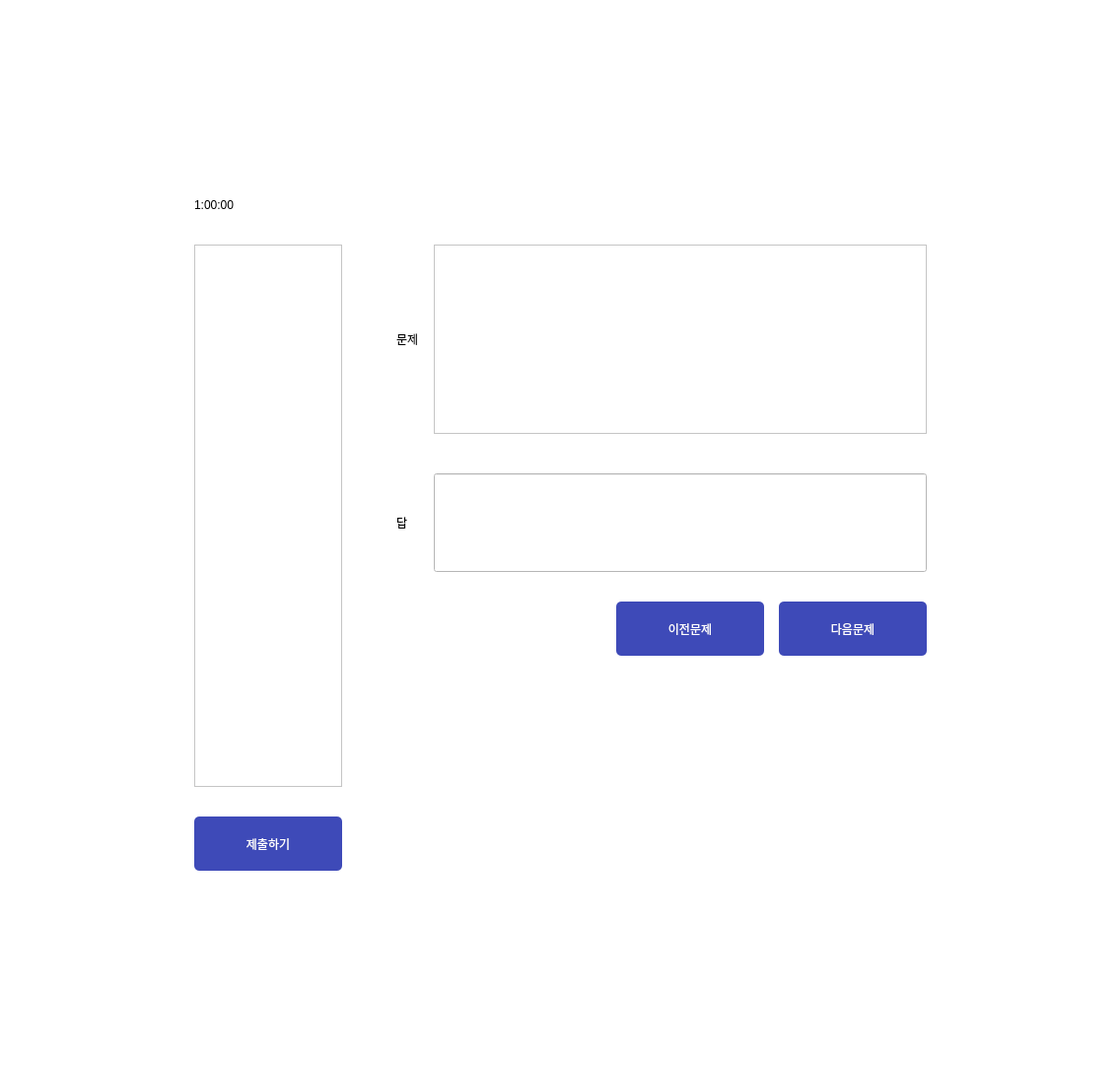
<?xml version="1.0" encoding="UTF-8"?>
<ui version="4.0">
 <class>Dialog</class>
 <widget class="QDialog" name="Dialog">
  <property name="geometry">
   <rect>
    <x>0</x>
    <y>0</y>
    <width>1136</width>
    <height>1080</height>
   </rect>
  </property>
  <property name="sizePolicy">
   <sizepolicy hsizetype="MinimumExpanding" vsizetype="MinimumExpanding">
    <horstretch>0</horstretch>
    <verstretch>0</verstretch>
   </sizepolicy>
  </property>
  <property name="focusPolicy">
   <enum>Qt::NoFocus</enum>
  </property>
  <property name="windowTitle">
   <string>Anti-Cheating_Test</string>
  </property>
  <property name="windowIcon">
   <iconset>
    <normaloff>image/logo.png</normaloff>image/logo.png</iconset>
  </property>
  <property name="styleSheet">
   <string notr="true">
background-color: rgb(255, 255, 255);</string>
  </property>
  <layout class="QGridLayout" name="gridLayout_5">
   <item row="0" column="1">
    <spacer name="verticalSpacer_3">
     <property name="orientation">
      <enum>Qt::Vertical</enum>
     </property>
     <property name="sizeHint" stdset="0">
      <size>
       <width>20</width>
       <height>84</height>
      </size>
     </property>
    </spacer>
   </item>
   <item row="1" column="0">
    <spacer name="horizontalSpacer_2">
     <property name="orientation">
      <enum>Qt::Horizontal</enum>
     </property>
     <property name="sizeHint" stdset="0">
      <size>
       <width>71</width>
       <height>20</height>
      </size>
     </property>
    </spacer>
   </item>
   <item row="1" column="1" colspan="2">
    <layout class="QGridLayout" name="gridLayout_4">
     <property name="verticalSpacing">
      <number>30</number>
     </property>
     <item row="0" column="0">
      <widget class="QLabel" name="label_3">
       <property name="styleSheet">
        <string notr="true">font: 57 15pt &quot;에스코어 드림 5 Medium&quot;;</string>
       </property>
       <property name="text">
        <string>1:00:00</string>
       </property>
      </widget>
     </item>
     <item row="0" column="1">
      <spacer name="horizontalSpacer_4">
       <property name="orientation">
        <enum>Qt::Horizontal</enum>
       </property>
       <property name="sizeHint" stdset="0">
        <size>
         <width>606</width>
         <height>20</height>
        </size>
       </property>
      </spacer>
     </item>
     <item row="1" column="0" colspan="2">
      <layout class="QGridLayout" name="gridLayout_3">
       <property name="horizontalSpacing">
        <number>55</number>
       </property>
       <item row="0" column="0" rowspan="2">
        <widget class="QScrollArea" name="preview">
         <property name="sizePolicy">
          <sizepolicy hsizetype="Fixed" vsizetype="Fixed">
           <horstretch>0</horstretch>
           <verstretch>0</verstretch>
          </sizepolicy>
         </property>
         <property name="minimumSize">
          <size>
           <width>150</width>
           <height>550</height>
          </size>
         </property>
         <property name="widgetResizable">
          <bool>true</bool>
         </property>
         <widget class="QWidget" name="scrollAreaWidgetContents">
          <property name="geometry">
           <rect>
            <x>0</x>
            <y>0</y>
            <width>148</width>
            <height>548</height>
           </rect>
          </property>
          <widget class="QListWidget" name="listWidget">
           <property name="geometry">
            <rect>
             <x>0</x>
             <y>0</y>
             <width>150</width>
             <height>551</height>
            </rect>
           </property>
           <property name="sizePolicy">
            <sizepolicy hsizetype="Fixed" vsizetype="Fixed">
             <horstretch>0</horstretch>
             <verstretch>0</verstretch>
            </sizepolicy>
           </property>
           <property name="minimumSize">
            <size>
             <width>150</width>
             <height>550</height>
            </size>
           </property>
           <property name="styleSheet">
            <string notr="true">border:0px;
font: 12 12pt &quot;에스코어 드림 4 Regular&quot;;</string>
           </property>
          </widget>
         </widget>
        </widget>
       </item>
       <item row="0" column="1">
        <layout class="QGridLayout" name="gridLayout_2">
         <property name="horizontalSpacing">
          <number>15</number>
         </property>
         <property name="verticalSpacing">
          <number>30</number>
         </property>
         <item row="0" column="0" colspan="3">
          <layout class="QGridLayout" name="gridLayout">
           <property name="horizontalSpacing">
            <number>15</number>
           </property>
           <property name="verticalSpacing">
            <number>40</number>
           </property>
           <item row="0" column="0">
            <widget class="QLabel" name="label">
             <property name="sizePolicy">
              <sizepolicy hsizetype="Fixed" vsizetype="Fixed">
               <horstretch>0</horstretch>
               <verstretch>0</verstretch>
              </sizepolicy>
             </property>
             <property name="styleSheet">
              <string notr="true">font: 57 20pt &quot;에스코어 드림 5 Medium&quot;;</string>
             </property>
             <property name="text">
              <string>문제</string>
             </property>
            </widget>
           </item>
           <item row="0" column="1">
            <widget class="QTextBrowser" name="questionBrowser">
             <property name="sizePolicy">
              <sizepolicy hsizetype="MinimumExpanding" vsizetype="MinimumExpanding">
               <horstretch>0</horstretch>
               <verstretch>0</verstretch>
              </sizepolicy>
             </property>
             <property name="minimumSize">
              <size>
               <width>500</width>
               <height>150</height>
              </size>
             </property>
             <property name="maximumSize">
              <size>
               <width>500</width>
               <height>400</height>
              </size>
             </property>
             <property name="styleSheet">
              <string notr="true">background-color: rgb(255, 255, 255);
font: 12 12pt &quot;에스코어 드림 4 Regular&quot;;</string>
             </property>
            </widget>
           </item>
           <item row="1" column="0">
            <widget class="QLabel" name="label_2">
             <property name="sizePolicy">
              <sizepolicy hsizetype="Fixed" vsizetype="Fixed">
               <horstretch>0</horstretch>
               <verstretch>0</verstretch>
              </sizepolicy>
             </property>
             <property name="styleSheet">
              <string notr="true">font: 57 20pt &quot;에스코어 드림 5 Medium&quot;;</string>
             </property>
             <property name="text">
              <string>답</string>
             </property>
            </widget>
           </item>
           <item row="1" column="1">
            <widget class="QLineEdit" name="answer_Edit">
             <property name="sizePolicy">
              <sizepolicy hsizetype="Fixed" vsizetype="Fixed">
               <horstretch>0</horstretch>
               <verstretch>0</verstretch>
              </sizepolicy>
             </property>
             <property name="minimumSize">
              <size>
               <width>500</width>
               <height>100</height>
              </size>
             </property>
             <property name="styleSheet">
              <string notr="true">background-color: rgb(255, 255, 255);
font: 12 12pt &quot;에스코어 드림 4 Regular&quot;;</string>
             </property>
            </widget>
           </item>
          </layout>
         </item>
         <item row="1" column="0">
          <spacer name="horizontalSpacer">
           <property name="orientation">
            <enum>Qt::Horizontal</enum>
           </property>
           <property name="sizeHint" stdset="0">
            <size>
             <width>168</width>
             <height>20</height>
            </size>
           </property>
          </spacer>
         </item>
         <item row="1" column="1">
          <widget class="QPushButton" name="pre_btn">
           <property name="sizePolicy">
            <sizepolicy hsizetype="Fixed" vsizetype="Fixed">
             <horstretch>0</horstretch>
             <verstretch>0</verstretch>
            </sizepolicy>
           </property>
           <property name="minimumSize">
            <size>
             <width>150</width>
             <height>55</height>
            </size>
           </property>
           <property name="styleSheet">
            <string notr="true">background-color: rgb(62, 74, 184);
border-radius: 5px;

font: 57 15pt &quot;에스코어 드림 5 Medium&quot;;
color: rgb(255, 255, 255);</string>
           </property>
           <property name="text">
            <string>이전문제</string>
           </property>
          </widget>
         </item>
         <item row="1" column="2">
          <widget class="QPushButton" name="next_btn">
           <property name="sizePolicy">
            <sizepolicy hsizetype="Fixed" vsizetype="Fixed">
             <horstretch>0</horstretch>
             <verstretch>0</verstretch>
            </sizepolicy>
           </property>
           <property name="minimumSize">
            <size>
             <width>150</width>
             <height>55</height>
            </size>
           </property>
           <property name="styleSheet">
            <string notr="true">background-color: rgb(62, 74, 184);
border-radius: 5px;
font: 57 15pt &quot;에스코어 드림 5 Medium&quot;;
color: rgb(255, 255, 255);</string>
           </property>
           <property name="text">
            <string>다음문제</string>
           </property>
          </widget>
         </item>
        </layout>
       </item>
       <item row="1" column="1">
        <spacer name="verticalSpacer">
         <property name="orientation">
          <enum>Qt::Vertical</enum>
         </property>
         <property name="sizeHint" stdset="0">
          <size>
           <width>20</width>
           <height>40</height>
          </size>
         </property>
        </spacer>
       </item>
      </layout>
     </item>
     <item row="2" column="0" colspan="2">
      <widget class="QPushButton" name="submit_btn">
       <property name="sizePolicy">
        <sizepolicy hsizetype="Fixed" vsizetype="Fixed">
         <horstretch>0</horstretch>
         <verstretch>0</verstretch>
        </sizepolicy>
       </property>
       <property name="minimumSize">
        <size>
         <width>150</width>
         <height>55</height>
        </size>
       </property>
       <property name="styleSheet">
        <string notr="true">background-color: rgb(62, 74, 184);
border-radius: 5px;
font: 63 15pt &quot;에스코어 드림 6 Bold&quot;;
color: rgb(255, 255, 255);
</string>
       </property>
       <property name="text">
        <string>제출하기</string>
       </property>
      </widget>
     </item>
    </layout>
   </item>
   <item row="1" column="3">
    <spacer name="horizontalSpacer_3">
     <property name="orientation">
      <enum>Qt::Horizontal</enum>
     </property>
     <property name="sizeHint" stdset="0">
      <size>
       <width>70</width>
       <height>20</height>
      </size>
     </property>
    </spacer>
   </item>
   <item row="2" column="2">
    <spacer name="verticalSpacer_2">
     <property name="orientation">
      <enum>Qt::Vertical</enum>
     </property>
     <property name="sizeHint" stdset="0">
      <size>
       <width>20</width>
       <height>84</height>
      </size>
     </property>
    </spacer>
   </item>
  </layout>
 </widget>
 <resources/>
 <connections/>
</ui>
